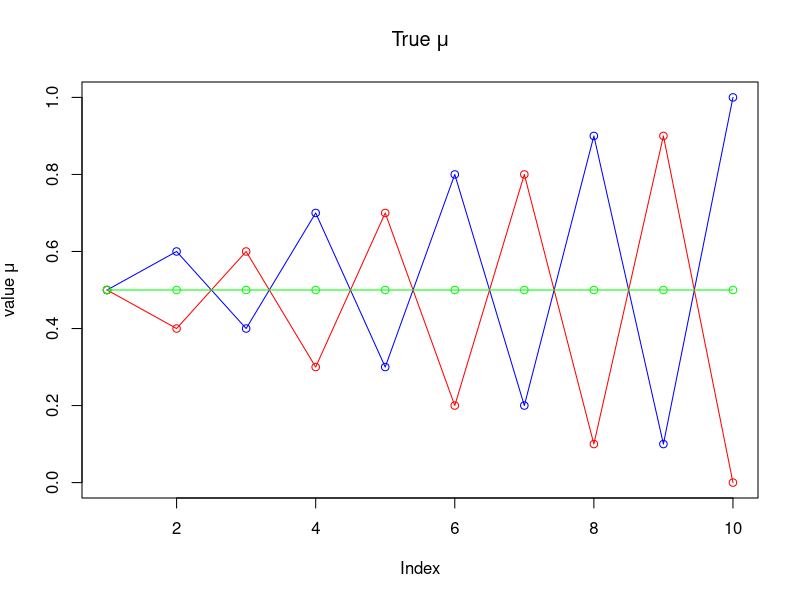
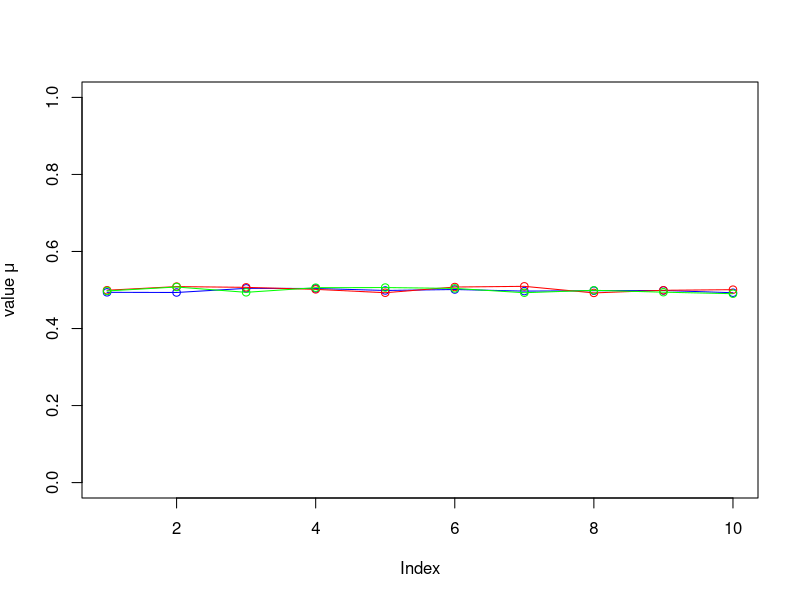
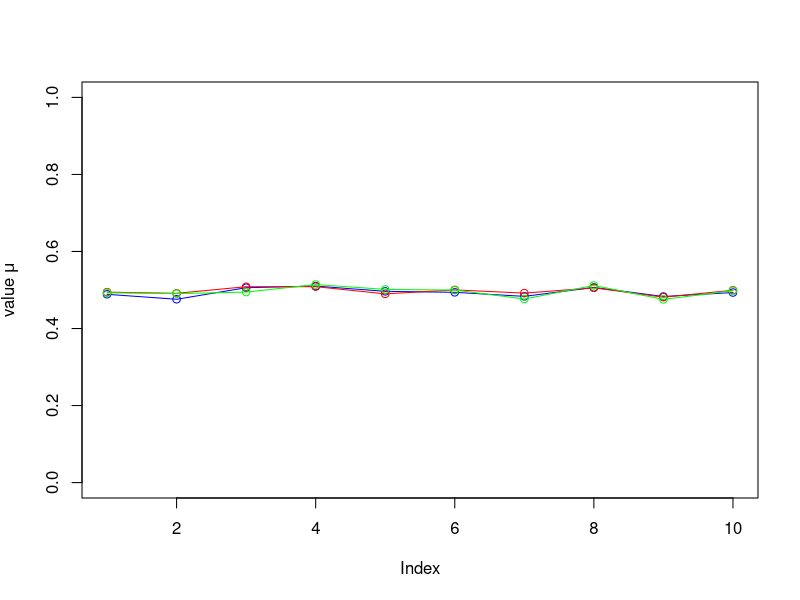
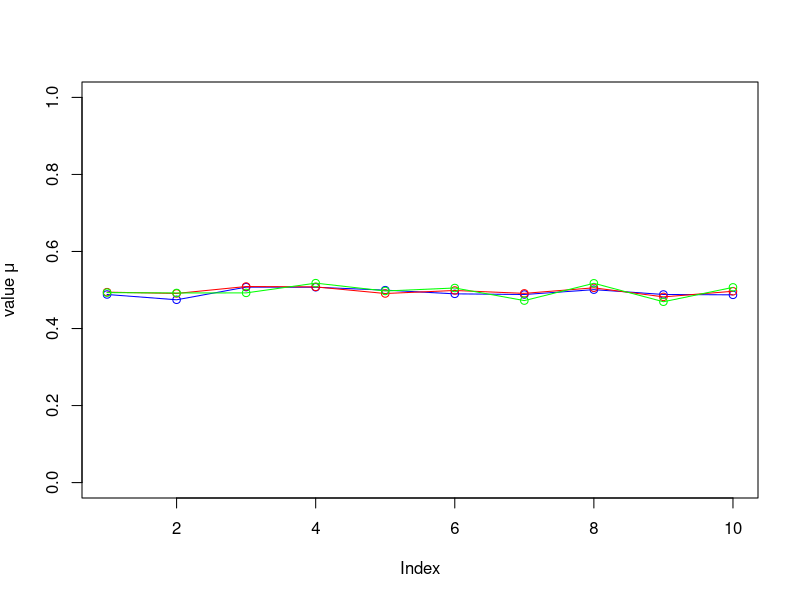
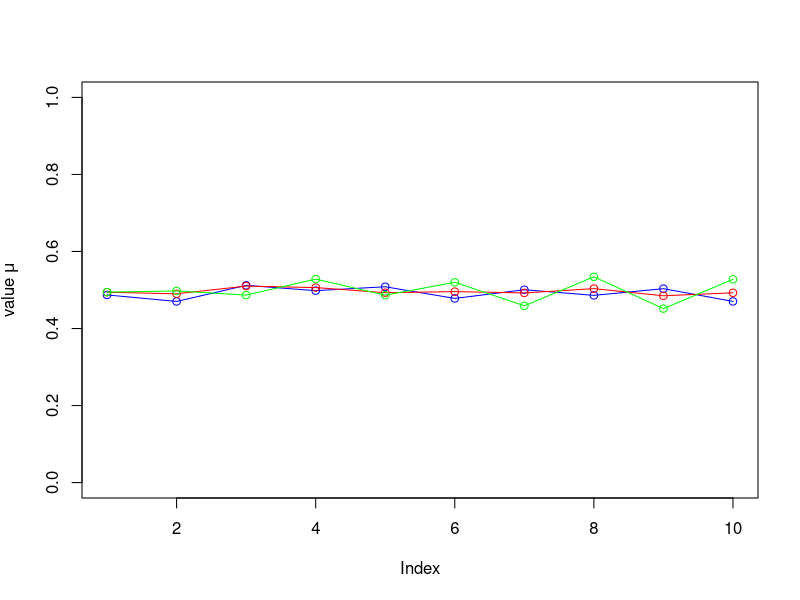
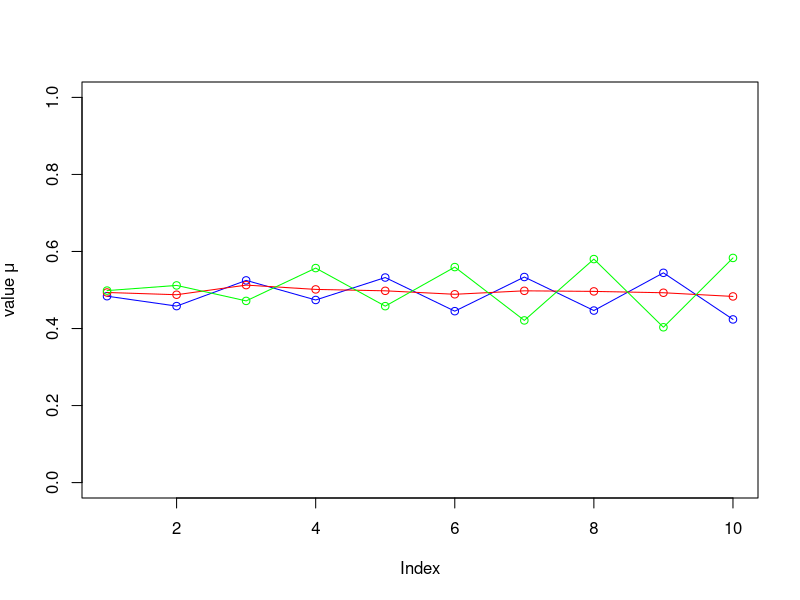
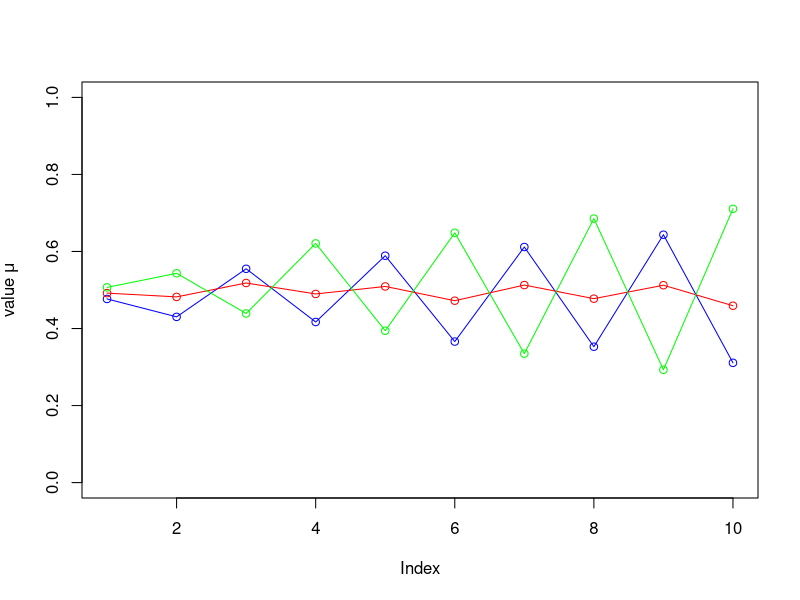
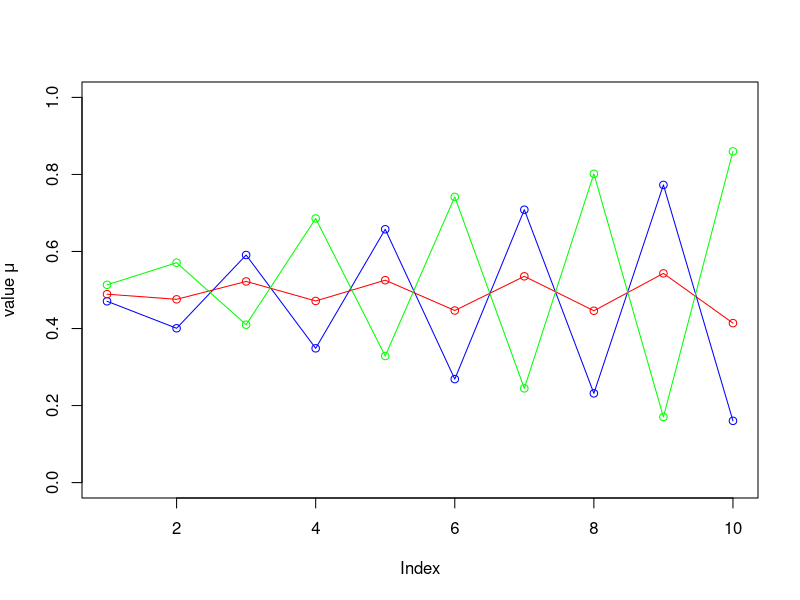

These figures' R source, in order:
## ---- chunk 1
knitr::opts_chunk$set(echo = TRUE)
## ---- chunk 2
library(randomForest)
library(knitr)

set.seed(1234)
x1<-runif(1000)
x2<-runif(1000)
tedata<-cbind(x1,x2)
y<-as.numeric(x1<x2)
telabels<-as.factor(y)
#plot(x1,x2,col=(y+1))

num_tree <- c(1,10,100)
num_repeat <- 1000
store_mat <- matrix(nrow = num_repeat, ncol = length(num_tree))
for (i in 1:length(num_tree)){
  for (j in 1:num_repeat){
    x1<-runif(100)
    x2<-runif(100)
    trdata<-cbind(x1,x2)
    y<-as.numeric(x1<x2)
    trlabels<-as.factor(y)
    
    m1 <- randomForest(x = trdata, y = trlabels, ntree = num_tree[i], nodesize = 25, keep.forest = TRUE)
    predicted_labels <- predict(m1, newdata = tedata)
    misclassification_error <- mean(predicted_labels != telabels)
    
    store_mat[j,i] <- misclassification_error
  }
}

mean_values <- colMeans(store_mat)
variance_values <- apply(store_mat, 2, var)

result_df <- data.frame(Mean = mean_values, Variance = variance_values)
rownames(result_df) <- c("1 tree", "10 trees", "100 trees")
kable(result_df, caption = "Classification Error", format = "markdown")
## ---- chunk 3
set.seed(1234)
x1<-runif(1000)
x2<-runif(1000)
tedata<-cbind(x1,x2)
y<-as.numeric(x1<0.5)
telabels<-as.factor(y)
#plot(x1,x2,col=(y+1))

num_tree <- c(1,10,100)
num_repeat <- 1000
store_mat <- matrix(nrow = num_repeat, ncol = length(num_tree))
for (i in 1:length(num_tree)){
  for (j in 1:num_repeat){
    x1<-runif(100)
    x2<-runif(100)
    trdata<-cbind(x1,x2)
    y<-as.numeric(x1<0.5)
    trlabels<-as.factor(y)
    
    m1 <- randomForest(x = trdata, y = trlabels, ntree = num_tree[i], nodesize = 25, keep.forest = TRUE)
    predicted_labels <- predict(m1, newdata = tedata)
    misclassification_error <- mean(predicted_labels != telabels)
    
    store_mat[j,i] <- misclassification_error
  }
}

mean_values <- colMeans(store_mat)
variance_values <- apply(store_mat, 2, var)

result_df <- data.frame(Mean = mean_values, Variance = variance_values)
rownames(result_df) <- c("1 tree", "10 trees", "100 trees")
kable(result_df, caption = "Classification Error", format = "markdown")
## ---- chunk 4
set.seed(1234)
x1<-runif(1000)
x2<-runif(1000)
tedata<-cbind(x1,x2)
y<-as.numeric((x1<0.5&x2<0.5)|(x1>0.5&x2>0.5))
telabels<-as.factor(y)
#plot(x1,x2,col=(y+1))

num_tree <- c(1,10,100)
num_repeat <- 1000
store_mat <- matrix(nrow = num_repeat, ncol = length(num_tree))
for (i in 1:length(num_tree)){
  for (j in 1:num_repeat){
    x1<-runif(100)
    x2<-runif(100)
    trdata<-cbind(x1,x2)
    y<-as.numeric((x1<0.5&x2<0.5)|(x1>0.5&x2>0.5))
    trlabels<-as.factor(y)
    
    m1 <- randomForest(x = trdata, y = trlabels, ntree = num_tree[i], nodesize = 12, keep.forest = TRUE)
    predicted_labels <- predict(m1, newdata = tedata)
    misclassification_error <- mean(predicted_labels != telabels)
    
    store_mat[j,i] <- misclassification_error
  }
}

mean_values <- colMeans(store_mat)
variance_values <- apply(store_mat, 2, var)

result_df <- data.frame(Mean = mean_values, Variance = variance_values)
rownames(result_df) <- c("1 tree", "10 trees", "100 trees")
kable(result_df, caption = "Classification Error", format = "markdown")
## ---- chunk 5
set.seed(1234567890)
max_it <- 100 # max number of EM iterations
min_change <- 0.1 # min change in log lik between two consecutive iterations
n=1000 # number of training points
D=10 # number of dimensions
x <- matrix(nrow=n, ncol=D) # training data
true_pi <- vector(length = 3) # true mixing coefficients
true_mu <- matrix(nrow=3, ncol=D) # true conditional distributions
true_pi=c(1/3, 1/3, 1/3)
true_mu[1,]=c(0.5,0.6,0.4,0.7,0.3,0.8,0.2,0.9,0.1,1)
true_mu[2,]=c(0.5,0.4,0.6,0.3,0.7,0.2,0.8,0.1,0.9,0)
true_mu[3,]=c(0.5,0.5,0.5,0.5,0.5,0.5,0.5,0.5,0.5,0.5)
plot(true_mu[1,], type="o", col="blue", ylim=c(0,1), ylab = expression("value "*mu), main = expression("True " * mu))
points(true_mu[2,], type="o", col="red")
points(true_mu[3,], type="o", col="green")
#legend("bottomleft", legend = c(expression(mu[1]), expression(mu[2]), expression(mu[3])), col = c("blue", "red", "green"), pch = 1, bty = "n")
## ---- chunk 6

# Producing the training data
for(i in 1:n) {
  m <- sample(1:3,1,prob=true_pi)
  for(d in 1:D) {
    x[i,d] <- rbinom(1,1,true_mu[m,d])
  }
}
## ---- chunk 7

M=3 # number of clusters
w <- matrix(nrow=n, ncol=M) # weights
pi <- vector(length = M) # mixing coefficients
mu <- matrix(nrow=M, ncol=D) # conditional distributions
llik <- vector(length = max_it) # log likelihood of the EM iterations
# Random initialization of the parameters
pi <- runif(M,0.49,0.51)
pi <- pi / sum(pi)
for(m in 1:M) {
  mu[m,] <- runif(D,0.49,0.51)
}
pi
mu

# create this vector to store value
w_sum <- vector(length = n)

for(it in 1:max_it) {
  plot(mu[1,], type="o", col="blue", ylim=c(0,1), ylab = expression("value "*mu))
  points(mu[2,], type="o", col="red")
  points(mu[3,], type="o", col="green")
  #points(mu[4,], type="o", col="yellow")
  Sys.sleep(0.5)
  # E-step: Computation of the weights
  for (i in 1:n) {
    for (m in 1:M) {
      # log operation for convenience
      w[i, m] <- log(pi[m]) + sum(x[i, ] * log(mu[m, ]) + (1 - x[i, ]) * log(1 - mu[m, ]))
    }
    # exp operation for setting value back
    w[i, ] <- exp(w[i, ])
    # get the real w[i,m]
    w_sum[i] <- sum(w[i, ])
    w[i, ] <- w[i, ] / w_sum[i]
  }
  #Log likelihood computation.
  llik[it] <- sum(log(w_sum))
  
  cat("iteration: ", it, "log likelihood: ", llik[it], "\n")
  flush.console()
  # Stop if the lok likelihood has not changed significantly
  if (it > 1 && abs(llik[it] - llik[it - 1]) < min_change) {
    break
  }
  #M-step: ML parameter estimation from the data and weights
  pi <- colMeans(w)
  for (m in 1:M) {
    mu[m, ] <- colSums(w[, m] * x) / sum(w[, m])
  }
}
## ---- chunk 8

cat("The final pi is:\n")
pi
cat("The final mu is:\n")
mu
plot(llik[1:it], type="o")
## ---- chunk 9

M=2 # number of clusters
w <- matrix(nrow=n, ncol=M) # weights
pi <- vector(length = M) # mixing coefficients
mu <- matrix(nrow=M, ncol=D) # conditional distributions
llik <- vector(length = max_it) # log likelihood of the EM iterations
# Random initialization of the parameters
pi <- runif(M,0.49,0.51)
pi <- pi / sum(pi)
for(m in 1:M) {
  mu[m,] <- runif(D,0.49,0.51)
}
pi
mu

# create this vector to store value
w_sum <- vector(length = n)

for(it in 1:max_it) {
  plot(mu[1,], type="o", col="blue", ylim=c(0,1), ylab = expression("value "*mu))
  points(mu[2,], type="o", col="red")
 # points(mu[3,], type="o", col="green")
  #points(mu[4,], type="o", col="yellow")
  Sys.sleep(0.5)
  # E-step: Computation of the weights
  for (i in 1:n) {
    for (m in 1:M) {
      # log operation for convenience
      w[i, m] <- log(pi[m]) + sum(x[i, ] * log(mu[m, ]) + (1 - x[i, ]) * log(1 - mu[m, ]))
    }
    # exp operation for setting value back
    w[i, ] <- exp(w[i, ])
    # get the real w[i,m]
    w_sum[i] <- sum(w[i, ])
    w[i, ] <- w[i, ] / w_sum[i]
  }
  #Log likelihood computation.
  llik[it] <- sum(log(w_sum))
  
  cat("iteration: ", it, "log likelihood: ", llik[it], "\n")
  flush.console()
  # Stop if the lok likelihood has not changed significantly
  if (it > 1 && abs(llik[it] - llik[it - 1]) < min_change) {
    break
  }
  #M-step: ML parameter estimation from the data and weights
  pi <- colMeans(w)
  for (m in 1:M) {
    mu[m, ] <- colSums(w[, m] * x) / sum(w[, m])
  }
}
## ---- chunk 10

cat("The final pi is:\n")
pi
cat("The final mu is:\n")
mu
plot(llik[1:it], type="o")
## ---- chunk 11

M=4 # number of clusters
w <- matrix(nrow=n, ncol=M) # weights
pi <- vector(length = M) # mixing coefficients
mu <- matrix(nrow=M, ncol=D) # conditional distributions
llik <- vector(length = max_it) # log likelihood of the EM iterations
# Random initialization of the parameters
pi <- runif(M,0.49,0.51)
pi <- pi / sum(pi)
for(m in 1:M) {
  mu[m,] <- runif(D,0.49,0.51)
}
pi
mu

# create this vector to store value
w_sum <- vector(length = n)

for(it in 1:max_it) {
  plot(mu[1,], type="o", col="blue", ylim=c(0,1), ylab = expression("value "*mu))
  points(mu[2,], type="o", col="red")
  points(mu[3,], type="o", col="green")
  points(mu[4,], type="o", col="black")
  Sys.sleep(0.5)
  # E-step: Computation of the weights
  for (i in 1:n) {
    for (m in 1:M) {
      # log operation for convenience
      w[i, m] <- log(pi[m]) + sum(x[i, ] * log(mu[m, ]) + (1 - x[i, ]) * log(1 - mu[m, ]))
    }
    # exp operation for setting value back
    w[i, ] <- exp(w[i, ])
    # get the real w[i,m]
    w_sum[i] <- sum(w[i, ])
    w[i, ] <- w[i, ] / w_sum[i]
  }
  #Log likelihood computation.
  llik[it] <- sum(log(w_sum))
  
  cat("iteration: ", it, "log likelihood: ", llik[it], "\n")
  flush.console()
  # Stop if the lok likelihood has not changed significantly
  if (it > 1 && abs(llik[it] - llik[it - 1]) < min_change) {
    break
  }
  #M-step: ML parameter estimation from the data and weights
  pi <- colMeans(w)
  for (m in 1:M) {
    mu[m, ] <- colSums(w[, m] * x) / sum(w[, m])
  }
}
## ---- chunk 12

cat("The final pi is:\n")
pi
cat("The final mu is:\n")
mu
plot(llik[1:it], type="o")
